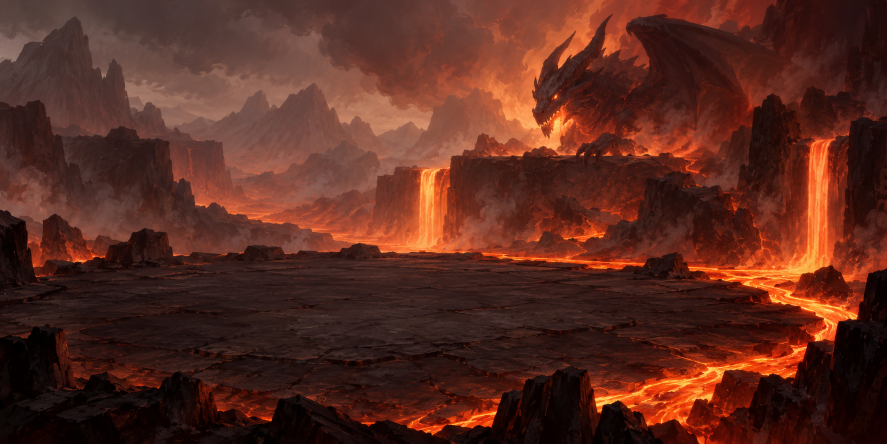
#> input picture assets/raids/ashmaw/arena.png, 1774 x 887 px (shown at 1/2 size)
$ python build-raid-lobby-art.py
#> lines starting #> are read from the running program, lines starting #| are printed output that depends on the picture
"""Derive the raid lobby boss card's art from the approved raid art.

    python build-tools/build-raid-lobby-art.py

For each boss, two small WebPs in assets/raids/lobby/:

  <boss>-banner.webp    the upper band of the boss's arena painting (where
                        every boss stands), 1280 px wide. The arena PNGs are
                        ~2 MB each; the card needs a fraction of that.
  <boss>-portrait.webp  the headshot medallion of the raid HUD's health frame
                        (ui-kit-v1/sprites/boss-health-<boss>.png), cut on a
                        feathered circle, 192 px square.

Pixels are only cropped, masked and resized; no art is painted here.
"""
from pathlib import Path
import numpy as np
from PIL import Image, ImageDraw, ImageFilter

ROOT = Path(__file__).resolve().parents[1]
OUT = ROOT / 'assets/raids/lobby'

# Thessaly's live scene paints arena-storm.png; arena.png is a retired study.
ARENAS = {
    'ashmaw': 'ashmaw/arena.png',
    'thessaly': 'thessaly/arena-storm.png',
    'morwenna': 'morwenna/arena.png',
    'grimjaw': 'grimjaw/arena.png',
    'skarth': 'skarth/arena.png',
}
# The medallion's centre and outer radius in the 1216x406 health frame.
MEDALLION = (166, 198, 132)
BANNER_TOP, BANNER_BOTTOM = 0.0, 0.62
BANNER_W, PORTRAIT = 1280, 192


def banner(boss, rel):
#> called with boss = 'ashmaw', rel = 'ashmaw/arena.png'
    src = Image.open(ROOT / 'assets/raids' / rel).convert('RGB')
#> src is the input picture: PIL image 1774x887 RGB; mean R, G, B 89.8, 42.7, 31.4
    w, h = src.size
#> w = 1774; h = 887
    band = src.crop((0, round(h * BANNER_TOP), w, round(h * BANNER_BOTTOM)))
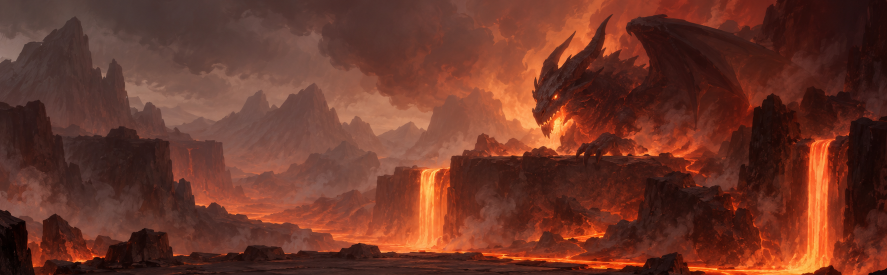
#> band: PIL image 1774x550 RGB (shown at 1/2 size); mean R, G, B 108.7, 54.7, 41.3
    band = band.resize((BANNER_W, round(band.height * BANNER_W / w)), Image.LANCZOS)
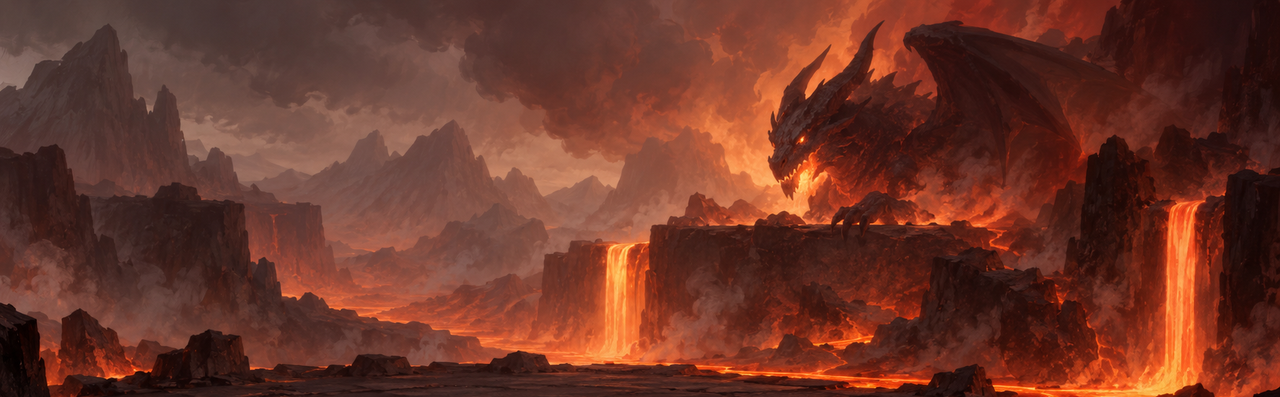
#> band: PIL image 1280x397 RGB; mean R, G, B 108.7, 54.7, 41.3
    band.save(OUT / f'{boss}-banner.webp', 'WEBP', quality=80, method=6)


def portrait(boss):
#> (the run stopped early here; a loop or call above may not have finished)

$ run again, with assets/raids/ashmaw/environment.png copied over assets/raids/ashmaw/arena.png
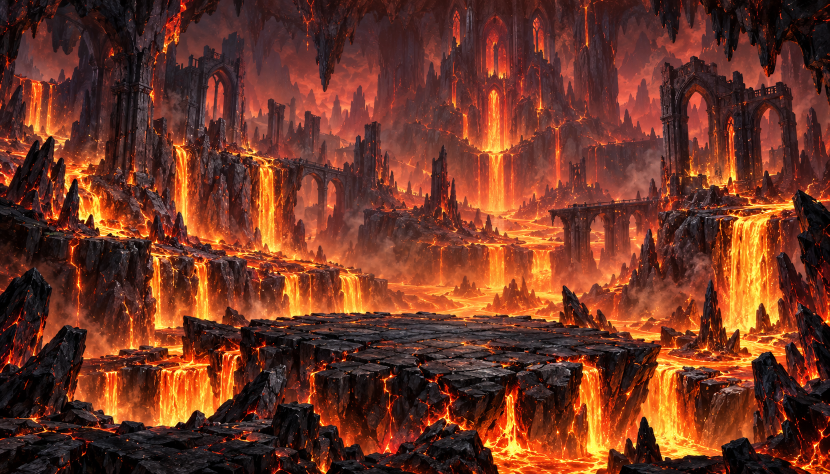
#> input picture assets/raids/ashmaw/environment.png, 1659 x 948 px (shown at 1/2 size)
#> in banner, src is the input picture: PIL image 1659x948 RGB; mean R, G, B 112.1, 54.6, 36.5
#> in banner, `band = src.crop((0, round(h * BANNER_TOP), w, round(h * BANNER_BOTTOM)))`:
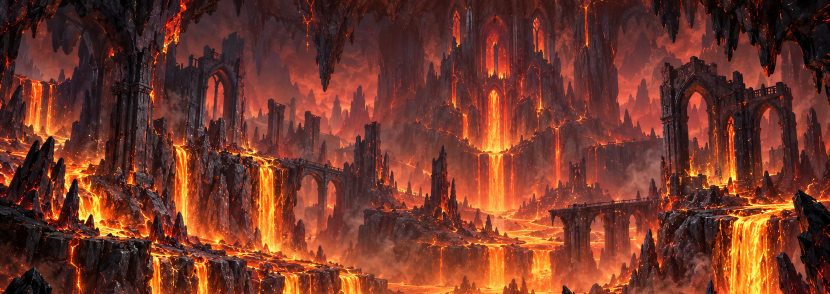
#> band: PIL image 1659x588 RGB (shown at 1/2 size); mean R, G, B 114.6, 55.6, 41.3
#> in banner, `band = band.resize((BANNER_W, round(band.height * BANNER_W / w)), Imag..`:
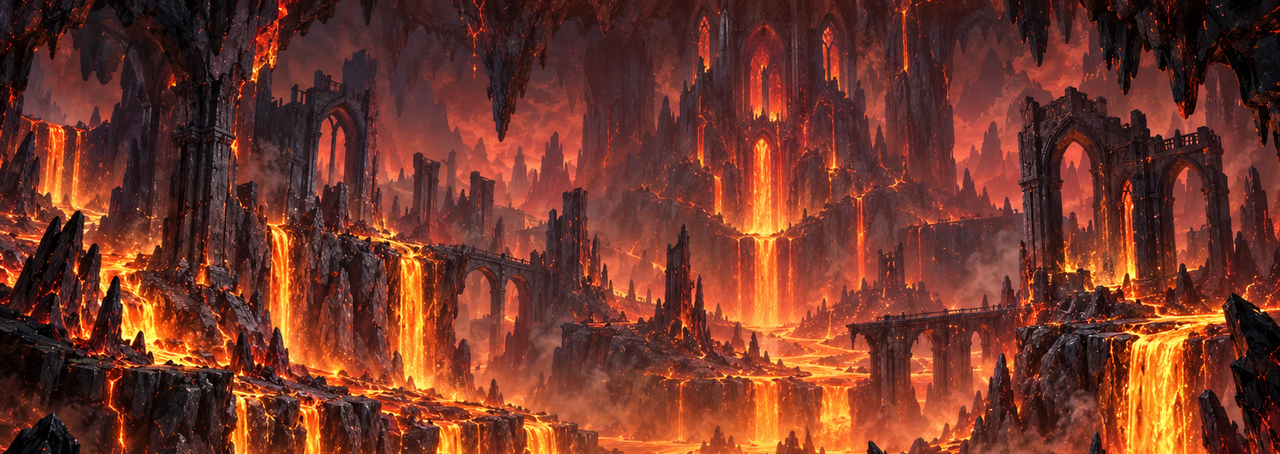
#> band: PIL image 1280x454 RGB; mean R, G, B 114.6, 55.6, 41.3
